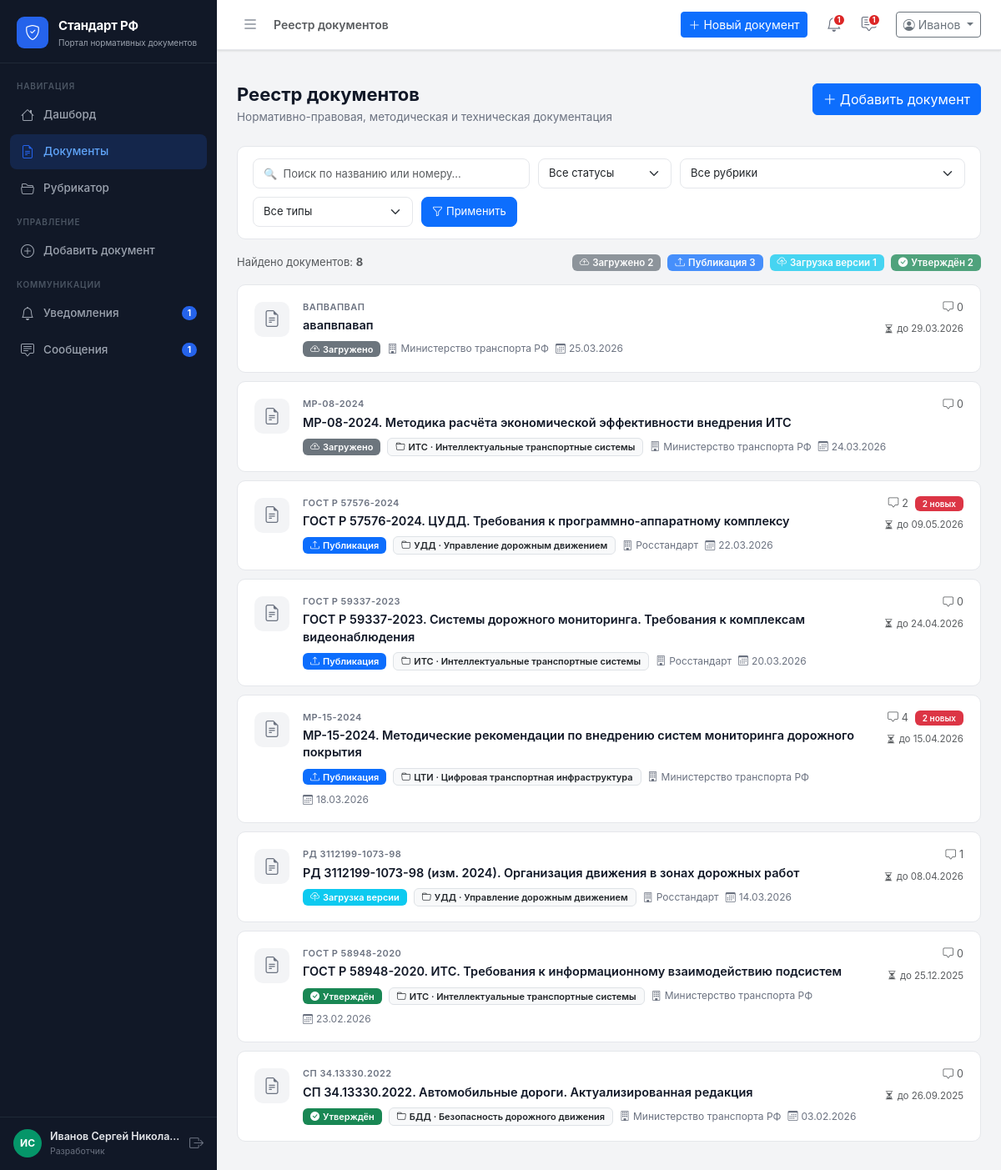
The page /documents/ (signed in) on the database its author committed.
### app/models.py (models this page shows, shortened)
class User(db.Model):
    __tablename__ = 'users'
    id           = db.Column(db.Integer, primary_key=True)
    username     = db.Column(db.String(80), unique=True, nullable=False)
    email        = db.Column(db.String(120), unique=True, nullable=False)
    password     = db.Column(db.String(200), nullable=False, default='demo123')
    role         = db.Column(db.String(20), nullable=False)   # admin | org | expert
    full_name    = db.Column(db.String(200))
    organization = db.Column(db.String(300))
    position     = db.Column(db.String(200))
    created_at   = db.Column(db.DateTime, default=datetime.utcnow)
    phone        = db.Column(db.String(20))
    is_active    = db.Column(db.Boolean, default=True)
    org_id       = db.Column(db.Integer, db.ForeignKey('users.id'), nullable=True)
    rubric_id    = db.Column(db.Integer, db.ForeignKey('rubrics.id'), nullable=True)
    documents     = db.relationship('Document', backref='author', lazy=True,
                                    foreign_keys='Document.author_id')
    comments      = db.relationship('Comment', backref='author', lazy=True)
    notifications = db.relationship('Notification', backref='user', lazy=True)
    def get_initials(self):
        if self.full_name:
            parts = self.full_name.split()
            if len(parts) >= 2:
                return f"{parts[0][0]}{parts[1][0]}".upper()
            return self.full_name[:2].upper()
        return self.username[:2].upper()
    def role_label(self):
        return {'admin': 'Сис. администратор', 'org': 'Разработчик', 'organization': 'Организация', 'expert': 'Эксперт'}.get(self.role, self.role)
    def unread_notifications(self):
        return Notification.query.filter_by(user_id=self.id, is_read=False).count()
    def unread_messages(self):
        return Message.query.filter_by(receiver_id=self.id, is_read=False).count()

class Document(db.Model):
    __tablename__ = 'documents'
    id                  = db.Column(db.Integer, primary_key=True)
    title               = db.Column(db.String(500), nullable=False)
    number              = db.Column(db.String(100))
    rubric_id           = db.Column(db.Integer, db.ForeignKey('rubrics.id'), nullable=True)
    author_id           = db.Column(db.Integer, db.ForeignKey('users.id'), nullable=False)
    status              = db.Column(db.String(30), default='draft')
    doc_type            = db.Column(db.String(50), default='standard')
    description         = db.Column(db.Text)
    discussion_deadline = db.Column(db.Date)
    created_at          = db.Column(db.DateTime, default=datetime.utcnow)
    updated_at          = db.Column(db.DateTime, default=datetime.utcnow, onupdate=datetime.utcnow)
    versions = db.relationship('DocumentVersion', backref='document', lazy=True,
                               order_by='DocumentVersion.uploaded_at.desc()')
    comments = db.relationship('Comment', backref='document', lazy=True,
                               order_by='Comment.created_at.desc()')
    stages   = db.relationship('DocumentStage', backref='document', lazy=True,
                               order_by='DocumentStage.order')
    def status_info(self):
        return DOCUMENT_STATUSES.get(self.status, ('Неизвестно', 'secondary'))
    def comments_count(self):
        return Comment.query.filter_by(document_id=self.id).count()
    def new_comments_count(self):
        return Comment.query.filter_by(document_id=self.id, status='new').count()

class Rubric(db.Model):
    __tablename__ = 'rubrics'
    id          = db.Column(db.Integer, primary_key=True)
    code        = db.Column(db.String(20), unique=True, nullable=False)
    name        = db.Column(db.String(200), nullable=False)
    description = db.Column(db.Text)
    created_at  = db.Column(db.DateTime, default=datetime.utcnow)
    documents = db.relationship('Document', backref='rubric', lazy=True)

### app/routes/documents.py (the view, shortened to what this page needs)
@documents_bp.route('/')
@login_required
def list_documents():
    user = get_current_user()
    q = Document.query
    if user.role != 'admin':
        q = q.filter(
            (Document.status != 'draft') | (Document.author_id == user.id)
        )
    status_f = request.args.get('status', '')
    rubric_f = request.args.get('rubric', '')
    type_f   = request.args.get('type', '')
    search   = request.args.get('search', '').strip()
    if status_f:
        q = q.filter(Document.status == status_f)
    if rubric_f:
        q = q.filter(Document.rubric_id == int(rubric_f))
    if type_f:
        q = q.filter(Document.doc_type == type_f)
    if search:
        q = q.filter(Document.title.ilike(f'%{search}%') |
                     Document.number.ilike(f'%{search}%'))
    documents = q.order_by(Document.updated_at.desc()).all()
    rubrics = Rubric.query.all()
    from app.models import OrgFavoriteRubric, OrgFavoriteDocument
    fav_rubric_ids  = set()
    fav_doc_ids     = set()
    org_fav_doc_ids = set()   # избранные организации — для отметки у экспертов
    if user.role == 'organization':
        fav_rubric_ids = {f.rubric_id for f in OrgFavoriteRubric.query.filter_by(org_id=user.id).all()}
        fav_doc_ids    = {f.document_id for f in OrgFavoriteDocument.query.filter_by(org_id=user.id).all()}
    if user.role == 'expert' and user.org_id:
        org_fav_doc_ids = {f.document_id for f in OrgFavoriteDocument.query.filter_by(org_id=user.org_id).all()}
    return render_template('documents/list.html',
                           documents=documents, rubrics=rubrics,
                           DOCUMENT_STATUSES=DOCUMENT_STATUSES,
                           DOCUMENT_TYPES=DOCUMENT_TYPES,
                           status_filter=status_f, rubric_filter=rubric_f,
                           type_filter=type_f, search=search, user=user,
                           fav_rubric_ids=fav_rubric_ids,
                           fav_doc_ids=fav_doc_ids,
                           org_fav_doc_ids=org_fav_doc_ids,
                           fav_only=request.args.get('fav_only', ''))

### app/utils.py (called while the page is built)
def login_required(f):
    @wraps(f)
    def decorated(*args, **kwargs):
        if 'user_id' not in session:
            return redirect(url_for('auth.login'))
        return f(*args, **kwargs)
    return decorated

def get_current_user():
    if 'user_id' in session:
        return User.query.get(session['user_id'])
    return None

### app/templates/documents/list.html (shortened to what this page needs)
{% extends 'base.html' %}
{% block page_title %}Реестр документов{% endblock %}
{% block content %}
<div class="page-header d-flex align-items-start justify-content-between">
  <div>
    <h1>Реестр документов</h1>
    <p>Нормативно-правовая, методическая и техническая документация</p>
  </div>
  {% if user.role in ('admin', 'org') %}
  <a href="{{ url_for('documents.add') }}" class="btn btn-primary">
    <i class="bi bi-plus-lg me-1"></i>Добавить документ
  </a>
  {% endif %}
</div>
<form method="GET" action="{{ url_for('documents.list_documents') }}">
  <div class="filters-bar">
    <div class="flex-grow-1" style="min-width:200px;">
      <input type="text" name="search" class="form-control" placeholder="🔍  Поиск по названию или номеру…"
             value="{{ search }}">
    </div>
    <div style="min-width:160px;">
      <select name="status" class="form-select" onchange="this.form.submit()">
        <option value="">Все статусы</option>
      </select>
    </div>
    <div style="min-width:180px;">
      <select name="rubric" class="form-select" onchange="this.form.submit()">
        <option value="">Все рубрики</option>
      </select>
    </div>
    <div style="min-width:180px;">
      <select name="type" class="form-select" onchange="this.form.submit()">
        <option value="">Все типы</option>
      </select>
    </div>
    <button type="submit" class="btn btn-primary">
      <i class="bi bi-funnel me-1"></i>Применить
    </button>
  </div>
</form>
<div class="d-flex align-items-center justify-content-between mb-3">
  <p class="text-muted mb-0" style="font-size:13px;">
    Найдено документов: <strong>{{ documents | length }}</strong>
  </p>
  <div class="d-flex gap-2 flex-wrap">
    {% for key, (label, color, icon) in DOCUMENT_STATUSES.items() %}
    {% set cnt = documents | selectattr('status', 'eq', key) | list | length %}
    {% if cnt > 0 %}
    <a href="{{ url_for('documents.list_documents', status=key) }}"
       class="badge text-decoration-none bg-{{ color }} {% if status_filter != key %}opacity-75{% endif %}"
       style="font-size:11.5px;cursor:pointer;">
      <i class="bi bi-{{ icon }} me-1"></i>{{ label }} {{ cnt }}
    </a>
    {% endif %}
    {% endfor %}
  </div>
</div>
{% if documents %}
  {% for doc in documents %}
  {% set si = doc.status_info() %}
  <a href="{{ url_for('documents.detail', doc_id=doc.id) }}" class="doc-card">
    <div class="d-flex align-items-start gap-3">
      <div style="width:42px;height:42px;background:#f3f4f6;border-radius:10px;
                  display:flex;align-items:center;justify-content:center;
                  font-size:20px;color:#6b7280;flex-shrink:0;margin-top:2px;">
        <i class="bi bi-file-earmark-text"></i>
      </div>
      <div class="flex-grow-1 min-w-0">
        <div class="doc-card-number">{{ doc.number or doc.type_label() }}</div>
        <div class="doc-card-title text-truncate-2">{{ doc.title }}</div>
        <div class="doc-card-meta">
          <span class="badge bg-{{ si[1] }}"><i class="bi bi-{{ si[2] }} me-1"></i>{{ si[0] }}</span>
          {% if doc.rubric %}
          <span class="badge bg-light text-dark border" style="font-size:11px;">
            <i class="bi bi-folder me-1"></i>{{ doc.rubric.code }} · {{ doc.rubric.name }}
          </span>
          {% endif %}
          <span><i class="bi bi-building me-1"></i>{{ doc.author.organization }}</span>
          <span><i class="bi bi-calendar3 me-1"></i>{{ doc.updated_at.strftime('%d.%m.%Y') }}</span>
        </div>
      </div>
      <div class="d-flex flex-column align-items-end gap-2 flex-shrink-0">
        <div class="d-flex align-items-center gap-1 text-muted" style="font-size:12.5px;">
          <i class="bi bi-chat-square"></i>
          <span>{{ doc.comments_count() }}</span>
          {% if doc.new_comments_count() > 0 %}
          <span class="badge bg-danger ms-1" style="font-size:10px;">{{ doc.new_comments_count() }} новых</span>
          {% endif %}
        </div>
        {% if doc.discussion_deadline %}
        <div class="text-muted" style="font-size:11.5px;">
          <i class="bi bi-hourglass-split me-1"></i>до {{ doc.discussion_deadline.strftime('%d.%m.%Y') }}
        </div>
        {% endif %}
      </div>
    </div>
  </a>
  {% endfor %}
{% endif %}
{% endblock %}

### app/templates/base.html (shortened to what this page needs)
<!DOCTYPE html>
<html lang="ru">
<head>
  <link rel="stylesheet"
        href="https://cdn.jsdelivr.net/npm/bootstrap@5.3.3/dist/css/bootstrap.min.css" />
  <link rel="stylesheet"
        href="https://cdn.jsdelivr.net/npm/bootstrap-icons@1.11.3/font/bootstrap-icons.min.css" />
  <link rel="stylesheet" href="{{ url_for('static', filename='css/main.css') }}" />
</head>
<body>
<aside class="sidebar" id="sidebar">
  <div class="sidebar-brand">
    <div class="brand-icon"><i class="bi bi-shield-check"></i></div>
    <div class="brand-text">
      <span class="brand-title">Стандарт РФ</span>
      <span class="brand-sub">Портал нормативных документов</span>
    </div>
  </div>
  <nav class="sidebar-nav">
    <div class="nav-section-label">Навигация</div>
    <a href="{{ url_for('main.dashboard') }}"
       class="nav-link {% if request.endpoint == 'main.dashboard' %}active{% endif %}"
       data-title="Дашборд">
      <i class="bi bi-house"></i><span>Дашборд</span>
    </a>
    <a href="{{ url_for('documents.list_documents') }}"
       class="nav-link {% if request.blueprint == 'documents' and request.endpoint != 'documents.add' %}active{% endif %}"
       data-title="Документы">
      <i class="bi bi-file-earmark-text"></i><span>Документы</span>
    </a>
    <a href="{{ url_for('rubrics.index') }}"
       class="nav-link {% if request.blueprint == 'rubrics' %}active{% endif %}"
       data-title="Рубрикатор">
      <i class="bi bi-folder2-open"></i><span>Рубрикатор</span>
    </a>
    {% if session.role in ('admin', 'org', 'organization') %}
    <div class="nav-section-label mt-2">Управление</div>
    {% if session.role == 'org' %}
    <a href="{{ url_for('documents.add') }}"
       class="nav-link {% if request.endpoint == 'documents.add' %}active{% endif %}"
       data-title="Добавить документ">
      <i class="bi bi-plus-circle"></i><span>Добавить документ</span>
    </a>
    {% endif %}
    {% endif %}
    <div class="nav-section-label mt-2">Коммуникации</div>
    <a href="{{ url_for('notifications.index') }}"
       class="nav-link {% if request.blueprint == 'notifications' %}active{% endif %}"
       data-title="Уведомления">
      <i class="bi bi-bell"></i><span>Уведомления</span>
      {% set unread_n = current_user.unread_notifications() if current_user else 0 %}
      {% if unread_n > 0 %}
      <span class="nav-badge">{{ unread_n }}</span>
      {% endif %}
    </a>
    <a href="{{ url_for('messages.index') }}"
       class="nav-link {% if request.blueprint == 'messages' %}active{% endif %}"
       data-title="Сообщения">
      <i class="bi bi-chat-square-text"></i><span>Сообщения</span>
      {% set unread_m = current_user.unread_messages() if current_user else 0 %}
      {% if unread_m > 0 %}
      <span class="nav-badge">{{ unread_m }}</span>
      {% endif %}
    </a>
  </nav>
  <div class="sidebar-footer">
    <div class="user-card">
      {% set _avatar_colors = ['#2563eb','#7c3aed','#059669','#d97706','#dc2626'] %}
      <div class="user-avatar" style="background:{{ _avatar_colors[(current_user.id % _avatar_colors|length) if current_user else 0] }}">
        {{ current_user.get_initials() if current_user else '?' }}
      </div>
      <div class="user-info">
        <div class="user-name">{{ session.full_name or 'Гость' }}</div>
        <div class="user-role">{{ current_user.role_label() if current_user else '' }}</div>
      </div>
    </div>
    <a href="{{ url_for('auth.logout') }}" class="btn-logout" title="Выйти">
      <i class="bi bi-box-arrow-right"></i>
    </a>
  </div>
</aside>
<div class="main-wrapper">
  <header class="topbar">
    <button class="sidebar-toggle" id="sidebarToggle">
      <i class="bi bi-list"></i>
    </button>
    <div class="topbar-breadcrumb">
      {% block breadcrumb %}
      <span class="text-muted">{% block page_title %}{% endblock %}</span>
      {% endblock %}
    </div>
    <div class="topbar-actions ms-auto">
      {% if session.role == 'org' %}
      <a href="{{ url_for('documents.add') }}" class="btn btn-primary btn-sm me-2">
        <i class="bi bi-plus-lg me-1"></i>Новый документ
      </a>
      {% endif %}
      <a href="{{ url_for('notifications.index') }}" class="topbar-icon-btn" title="Уведомления">
        {% set unread_n = current_user.unread_notifications() if current_user else 0 %}
        {% if unread_n > 0 %}<span class="dot-badge">{{ unread_n }}</span>{% endif %}
      </a>
      <a href="{{ url_for('messages.index') }}" class="topbar-icon-btn" title="Сообщения">
        {% set unread_m = current_user.unread_messages() if current_user else 0 %}
        {% if unread_m > 0 %}<span class="dot-badge">{{ unread_m }}</span>{% endif %}
      </a>
      <div class="dropdown ms-2">
        <button class="btn btn-outline-secondary btn-sm dropdown-toggle" data-bs-toggle="dropdown">
          <i class="bi bi-person-circle me-1"></i>{{ session.full_name.split()[0] if session.full_name else 'Гость' }}
        </button>
      </div>
    </div>
  </header>
  <div class="flash-container">
  </div>
  <main class="page-content">
    {% block content %}{% endblock %}
  </main>
</div>
</body>
</html>

### rows shown on the page
User: full_name "ИС", role "Разработчик"
Document: number "ВАПВАПВАП", title "авапвпавап", si "Загружено", author.organization "Министерство транспорта РФ", updated_at "25.03.2026", comments_count "0", discussion_deadline "29.03.2026"
Document: number "МР-08-2024", title "МР-08-2024. Методика расчёта экономической эффективности внедрения ИТС", si "Загружено", rubric.code "ИТС", rubric.name "Интеллектуальные транспортные системы", author.organization "Министерство транспорта РФ", updated_at "24.03.2026", comments_count "0"
Document: number "ГОСТ Р 57576-2024", title "ГОСТ Р 57576-2024. ЦУДД. Требования к программно-аппаратному комплексу", si "Публикация", rubric.code "УДД", rubric.name "Управление дорожным движением", author.organization "Росстандарт", updated_at "22.03.2026", comments_count "2", new_comments_count "2", discussion_deadline "09.05.2026"
Document: number "ГОСТ Р 59337-2023", title "ГОСТ Р 59337-2023. Системы дорожного мониторинга. Требования к комплексам видеонаблюдения", si "Публикация", rubric.code "ИТС", rubric.name "Интеллектуальные транспортные системы", author.organization "Росстандарт", updated_at "20.03.2026", comments_count "0", discussion_deadline "24.04.2026"
Document: number "МР-15-2024", title "МР-15-2024. Методические рекомендации по внедрению систем мониторинга дорожного покрытия", si "Публикация", rubric.code "ЦТИ", rubric.name "Цифровая транспортная инфраструктура", author.organization "Министерство транспорта РФ", updated_at "18.03.2026", comments_count "4", new_comments_count "2", discussion_deadline "15.04.2026"
Document: number "РД 3112199-1073-98", title "РД 3112199-1073-98 (изм. 2024). Организация движения в зонах дорожных работ", si "Загрузка версии", rubric.code "УДД", rubric.name "Управление дорожным движением", author.organization "Росстандарт", updated_at "14.03.2026", comments_count "1", discussion_deadline "08.04.2026"
Document: number "ГОСТ Р 58948-2020", title "ГОСТ Р 58948-2020. ИТС. Требования к информационному взаимодействию подсистем", si "Утверждён", rubric.code "ИТС", rubric.name "Интеллектуальные транспортные системы", author.organization "Министерство транспорта РФ", updated_at "23.02.2026", comments_count "0", discussion_deadline "25.12.2025"
Document: number "СП 34.13330.2022", title "СП 34.13330.2022. Автомобильные дороги. Актуализированная редакция", si "Утверждён", rubric.code "БДД", rubric.name "Безопасность дорожного движения", author.organization "Министерство транспорта РФ", updated_at "03.02.2026", comments_count "0", discussion_deadline "26.09.2025"

### other values the page prints
{{ unread_n }} "1"
{{ unread_m }} "1"
{{ session.full_name or 'Гость' }} "Иванов Сергей Никола…"
{{ session.full_name.split()[0] if session.full_name else 'Гость' }} "Иванов"
{{ documents | length }} "8"
{{ label }} "Загружено" "Публикация" "Загрузка версии" "Утверждён"
{{ cnt }} "2" "3" "1" "2"
